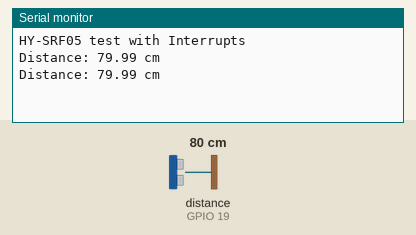
A sketch run on a simulated ESP32. On the bench: the last lines printed to the serial monitor. Wiring (inferred from the names in the program): ultrasonic range finder: trigger GPIO 18; echo GPIO 19. Inputs (shaded band) come from the test bench; at power-on: distance to the obstacle (sensor on GPIO 19) 80 cm. The echo pulse lasts 58.3 µs per cm.

Above: at 1.8 s.
1.9 s: distance to the obstacle (sensor on GPIO 19) set to 2 cm
At 2.9 s:
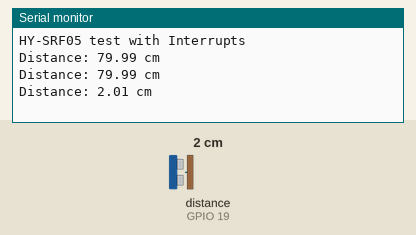
3.4 s: distance to the obstacle (sensor on GPIO 19) set to 4 cm
At 5.1 s:
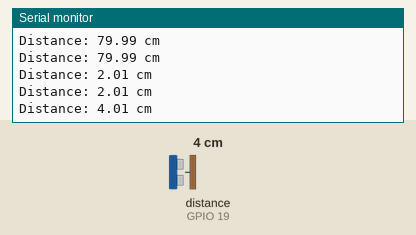
Timing chart, 0 to 6.6 s (numbered marks = the images above; inputs shaded):
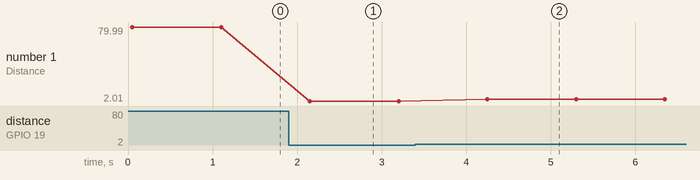

Measured:
- after the input at 1.9 s, the serial monitor: prints a new line after 0.25 s (image 1)
- after the input at 3.4 s, the serial monitor: prints a new line after 0.85 s (image 2)
- plotted number 1: 79.99 → 2.01 after the input at 1.9 s, 2.01 → 4.01 after the input at 3.4 s

The sketch:

Test_SRF05.ino
```cpp
#define TRIG_PIN 18
#define ECHO_PIN 19

volatile uint32_t echo_start = 0;
volatile uint32_t echo_duration = 0;
volatile bool echo_done = false;

// Interrupt Service Routine for Echo Pin
void IRAM_ATTR echo_isr() {
    if (digitalRead(ECHO_PIN) == HIGH) {
        echo_start = micros();
    } else {
        echo_duration = micros() - echo_start;
        echo_done = true;
    }
}

void setup() {
  Serial.begin(115200);
  Serial.println("HY-SRF05 test with Interrupts");

  pinMode(TRIG_PIN, OUTPUT);
  pinMode(ECHO_PIN, INPUT);

  // Attach interrupt to ECHO_PIN
  attachInterrupt(digitalPinToInterrupt(ECHO_PIN), echo_isr, CHANGE);
}

void loop() {
  // Trigger SRF05
  digitalWrite(TRIG_PIN, LOW);
  delayMicroseconds(2);
  digitalWrite(TRIG_PIN, HIGH);
  delayMicroseconds(10);
  digitalWrite(TRIG_PIN, LOW);

  // Wait for echo to complete
  delay(50); // wait 50ms for interrupt to finish

  if (echo_done) {
    float distance_cm = (echo_duration / 2.0f) * 0.0343f;
    echo_done = false; // Reset flag

    if (distance_cm > 500.0) {
      Serial.println("Out of range (>5m)");
    } else {
      Serial.print("Distance: ");
      Serial.print(distance_cm);
      Serial.println(" cm");
    }
  } else {
    Serial.println("No echo received! Check ECHO_PIN wire.");
  }

  delay(1000); // Read every 1 second
}
```
